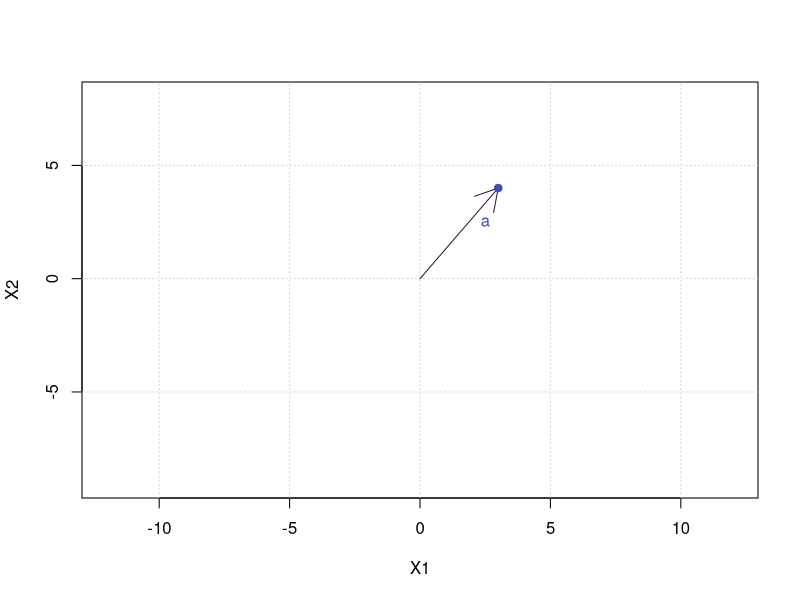

Here is the R script that generated this plot:
# SWMS 2026 day2 worksheet-2 R codes
# Q1 #Visualizing vectors in R
###load the following library to use viridis colours in plots
library(viridisLite)

## generating viridis colour palatte of size 14
v_col <- viridis(n = 14, option = "H")


####################################################################################
# plotting a vector in 2D plane
# Define the vector in question 1(a)
a <- c(3, 4)

## plotting window and grid for a vector
# make  an empty plot with required axes
plot(xlim <- c(-12 ,12), ylim <- c(-9, 8), type = "n", xlab = "X1", ylab = "X2") 
grid() #add grid lines

# Add vector and point for a vector
arrows(x0 = 0, y0 = 0, x1 =a[1], y1 = a[2], col = v_col[1])
points(a[1], a[2], pch = 19, cex = 1, col = v_col[2])
text(2.5, 2.5, "a", col = v_col[2])
